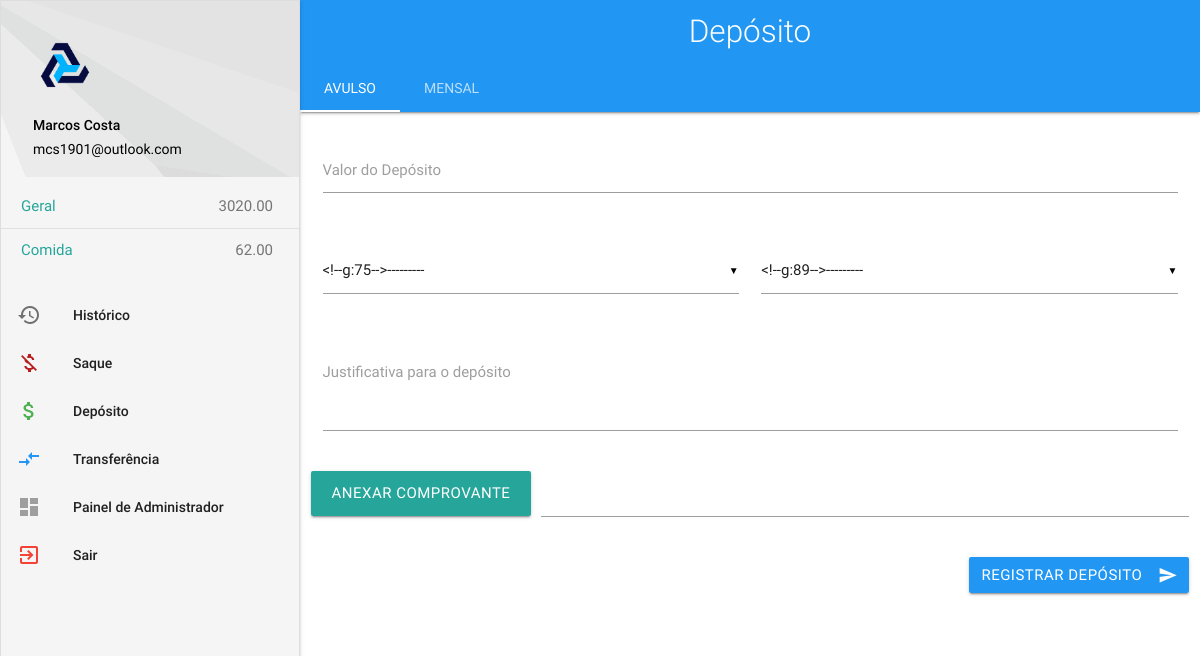
Before: /deposito/ (signed in) with the older database file.
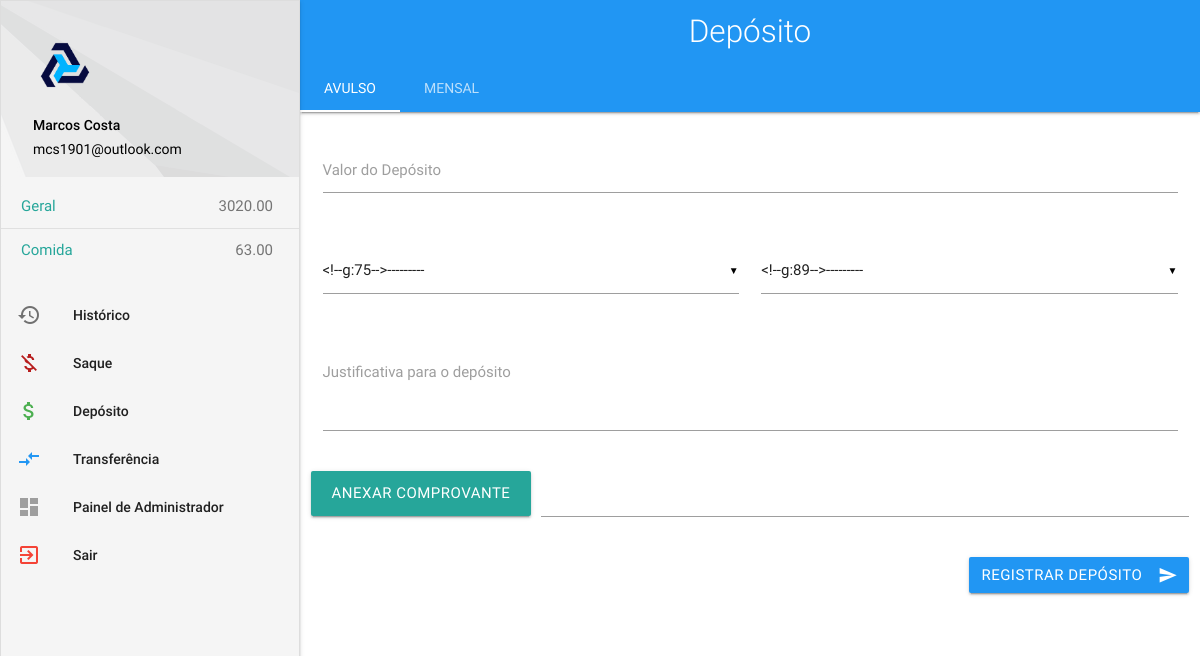
After: the same page with the newer database file.
### varys/models.py (models this page shows, shortened)
class Info (models.Model):
	value = models.DecimalField('Valor', max_digits=6, decimal_places=2)
	justification = models.CharField('Justificativa', max_length=257, default='')
	created_at = models.DateTimeField('Data de criação', default=timezone.now)
	class Meta:
		abstract = True
		verbose_name = 'Informações'

class Box (Info):
	name = models.CharField('Nome', max_length=255)
	class Meta:
		verbose_name = 'Caixinha'
		verbose_name_plural = 'Caixinhas'
	def __str__(self):
		return "%s - R$ %s" %(self.name, self.value)

### deposit/views.py (the view)
# urls.py: path('deposito/', deposit.views.deposito, name='deposito'),
@login_required
def deposito(request):
    if request.method == 'POST':
        if 'deposit-submit' in request.POST:
            deposit = DepositForm(request.POST, request.FILES)
            if deposit.is_valid():
                deposit.save()
                boxes = Box.objects.filter(name=deposit.cleaned_data['destination'].name)
                for box in boxes:
                    box.value = box.value + deposit.cleaned_data['value']
                    box.save()
                return HttpResponseRedirect('/box/historico/')
            monthly_deposit = MonthlyDepositForm()
        elif 'monthly-submit' in request.POST:
            monthly_deposit = MonthlyDepositForm(request.POST)
            if monthly_deposit.is_valid():
                monthly_deposit.save()
                boxes = Box.objects.filter(name='Geral')#Bad Pratice!!!!
                for box in boxes:
                    total = monthly_deposit.cleaned_data['value']*monthly_deposit.cleaned_data['users'].count()
                    box.value = box.value + total
                    box.save()
                return HttpResponseRedirect('/box/historico/')
            deposit = DepositForm()
    else:
        deposit = DepositForm()
        monthly_deposit = MonthlyDepositForm()
    return render(
        request,
        'shell/app_shell.html',
        {
            'is_deposit' : True,
            'title' : 'Depósito',
            'boxes': Box.objects.all(),
            'transaction' : deposit,
            'groupTransaction' : monthly_deposit,
            'users': User.objects.all(),
        }
    )

### deposit/forms.py (shortened to what this page needs)
class DepositForm(BasicInfoForm):
    user = forms.ModelChoiceField(User.objects.all())
    destination = forms.ModelChoiceField(Box.objects.all())
    class Meta:
        model = Deposit
        fields = ('value','justification','user','destination','receipt')

class MonthlyDepositForm(MultipleTransactionForm):
    class Meta:
        model = MonthlyDeposit
        fields = ('value', 'date','users','justification')
        widgets = {
            'users': forms.CheckboxSelectMultiple()
        }

### templates/shell/app_shell.html (shortened to what this page needs)
{% load staticfiles %}
<!DOCTYPE html lang="pt-br">
<html>
  <head>
    <link type="text/css" rel="stylesheet" href="{% static 'materialize/css/materialize.min.css'%}"  media="screen,projection"/>
  </head>
  <body>
    <header>
      <nav class="nav-extended blue">
        <div class="nav-wrapper">
          <a href="#!" class="brand-logo center light">
            {{ title }}
          </a>
        </div>
        {% if is_withdraw %}
          {% include 'withdraw/navbar_tabs.html'%}
        {% elif is_deposit %}
          {% include 'deposit/navbar_tabs.html'%}
        {% endif %}
      </nav>
    </header>
    <main>
      {% if is_varys %}
        {% include 'varys/historico.html' %}
      {% elif is_withdraw %}
        {% include 'withdraw/saque.html'%}
      {% elif is_deposit %}
        {% include 'deposit/deposito.html'%}
      {% elif is_transfer %}
        {% include 'transfer/transferencia.html'%}
      {% endif %}
    </main>
    <ul id="barra-navegacao-esquerda" class="fixed side-nav grey lighten-4 collapsible" data-collapsible="accordion">
      <li>
        <div class="user-view">
          <div class="background" >
            <img src="{% static 'pattern.png'%}" alt="PETComp watermark">
          </div>
          {% if user.is_authenticated %}
            <a href="#!user"><img class="circle" src="{% static 'profile-pictures/PetLogo.png' %}"></a>
            <a href="#!name"><span class="black-text name">{{ user.get_full_name }}</span></a>
            <a href="#!email"><span class="black-text email">{{ user.email }}</span></a>
          {% else %}
            <a href="#!user"><img class="circle" src="{% static 'profile-pictures/PetLogo.png' %}"></a>
            <a href="#!name"><span class="black-text name">Visitante</span></a>
          {% endif %}
        </div>
      </li>
      <div class="row col s12">
          <div class="collection">
            {% for box in boxes %}
              <a href="#!" class="collection-item grey lighten-4"><span style="margin-top: auto !important;" class="badge valign-wrapper">{{box.value}}</span>{{box.name}}</a>
            {% endfor %}
          </div>
      </div>
      <li>
        <ul class="collapsible collapsible-accordion">
          <li>
            <a class="collapsible-header waves-effect" href="{% url 'historico'%}">Histórico<i class="material-icons">history</i></a>
          </li>
        </ul>
      </li>
      {% if user.is_superuser %}
      <li>
        <ul class="collapsible collapsible-accordion">
          <li>
            <a class="collapsible-header" >Saque<i class="material-icons red-text text-darken-4">money_off</i></a>
          </li>
        </ul>
      </li>
      <li>
        <ul class="collapsible collapsible-accordion">
          <li>
            <a class="collapsible-header" >Depósito<i class="material-icons green-text">attach_money</i></a>
          </li>
        </ul>
      </li>
      <li>
        <ul class="collapsible collapsible-accordion">
          <li>
            <a class="collapsible-header waves-effect" href="{% url 'transferencia' %}">Transferência<i class="material-icons blue-text">compare_arrows</i></a>
          </li>
        </ul>
      </li>
      <li>
        <ul class="collapsible collapsible-accordion">
          <li>
            <a class="collapsible-header waves-effect" href="{% url 'admin-redirect'%}">Painel de Administrador<i class="material-icons grey-text">dashboard</i></a>
          </li>
        </ul>
      </li>
      {% endif %}
      <li>
        <ul class="collapsible collapsible-accordion">
          <li>
            <a class="collapsible-header waves-effect" href="{% url 'sair'%}">Sair<i class="material-icons red-text">exit_to_app</i></a>
          </li>
        </ul>
      </li>
    </ul>
  </body>
</html>

Changed rows visible on the page:
changed Box "Comida": value "62.00" → "63.00"
